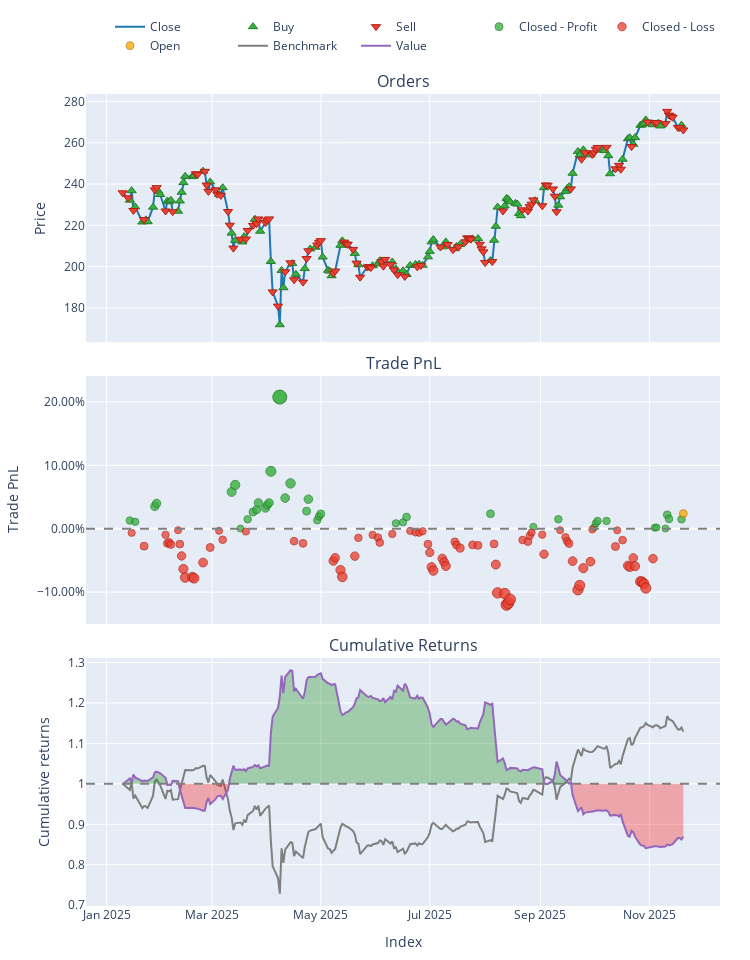

The code cell stored with this chart in its notebook:
### Markdown cell above
## AAPL 2022

### Code cell
# Load Data
# (Ensure your CSV has columns like 'close', 'rsi', 'sma', etc.)
try:
    data = pd.read_csv('data/processed/AAPL_processed_2022.csv')
    if 'Date' in data.columns:
        data['Date'] = pd.to_datetime(data['Date'])
        data.set_index('Date', inplace=True)
    print("Data loaded successfully.")
except FileNotFoundError:
    print("Error: Data file not found. Check path.")

# Split Train/Test
split_idx = int(len(data) * 0.7)
train_df = data.iloc[:split_idx]
test_df = data.iloc[split_idx:]

# Initialize Trainer
trainer = ModelTrainerRL(config['reinforcement_learning'])

print("Training PPO Agent...")


env_params = config['reinforcement_learning']['environment']

env_train = TradingEnvRL(
    train_df, 
    initial_balance=env_params.get('initial_balance', 10000),
    commission=env_params.get('commission', 0.001),
    lookback_window=env_params.get('lookback_window', 30),
    reward_func='profit'  # or 'sharpe'
)

result = trainer.train_ppo(env_train)
model = result['model'] 

print("Training Complete.")

print("Generating Agent Predictions on Test Data...")


env_params = config['reinforcement_learning']['environment']


env_test = TradingEnvRL(
    test_df, 
    initial_balance=env_params.get('initial_balance', 100000),
    commission=env_params.get('commission', 0.001),
    lookback_window=env_params.get('lookback_window', 30),
    reward_func='profit'  # or 'sharpe'
)

obs, _ = env_test.reset()
done = False
actions = []

# Manual Inference Loop
while not done:
    action, _ = model.predict(obs, deterministic=True)
    actions.append(action[0]) 
    obs, _, terminated, truncated, _ = env_test.step(action)
    done = terminated or truncated


#  RUN BACKTEST ---
print("Running Backtest...")


backtester = PortfolioBacktesterRL(env_params) 

portfolio = backtester.run_backtest(
    price_data=test_df['close'], 
    predicted_weights=np.array(actions),
    lookback_window=env_params.get('lookback_window', 30) # Important for data alignment
)
comparison = backtester.compare_with_buy_and_hold_rl()
# Show Metrics
metrics = backtester.get_performance_metrics()
print("\n--- Strategy Performance ---")
for k, v in metrics.items():
    print(f"{k}: {v:.4f}")

# Plot
portfolio.plot().show()
